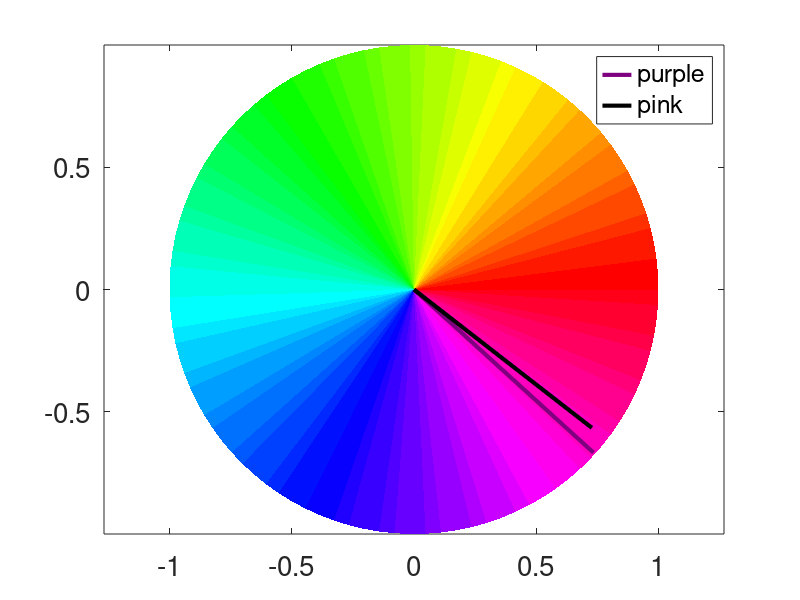

This figure's MATLAB source: (Note: this script raises an error after producing the figure.)
% Luong Nguyen
% June 12th
% create figure for the abstract. 
close all;
standard_purple_rgb = [128,1,128];
%standard_purple_rgb = [64,1,128];
standard_pink_rgb = [255,20,147];
% purp_pink_image = zeros(100,200,3);
% purp_pink_image(:,1:100,1) = standard_purple_rgb(1);
% purp_pink_image(:,1:100,2) = standard_purple_rgb(2);
% purp_pink_image(:,1:100,3) = standard_purple_rgb(3);
% purp_pink_image(:,101:end,1) = standard_pink_rgb(1);
% purp_pink_image(:,101:end,2) = standard_pink_rgb(2);
% purp_pink_image(:,101:end,3) = standard_pink_rgb(3);
% purp_pink_image =uint8(purp_pink_image);
% imwrite(purp_pink_image,'purp_pink_image.tif')
% I = imread('purp_pink_image.tif'); imshow(I,[]);

standard_purple_hsv = rgb2hsv(standard_purple_rgb);
standard_pink_hsv = rgb2hsv(standard_pink_rgb);
[x_purple, y_purple] = pol2cart(standard_purple_hsv(1) - pi/2,standard_purple_hsv(2));
[x_pink, y_pink] = pol2cart(standard_pink_hsv(1)- pi/2,standard_pink_hsv(2));
r = linspace(0,1,10);
theta = linspace(0, 2*pi, 100);
[rg, thg] = meshgrid(r,theta);
[x,y] = pol2cart(thg,rg);

%%
h = figure; %subplot(1,1,1);
h0 = pcolor(x,y,thg);
colormap(hsv);
hold on
h1 = plot([0 x_purple],[0 y_purple],'-', 'LineWidth',3,'Color',standard_purple_rgb./255);
h2 = plot([0 x_pink],[0 y_pink],'-', 'LineWidth',3,'Color','k'); %standard_pink_rgb./255);
legend([h1, h2],'purple', 'pink')
set(gca,'FontSize',20);
shading flat;
axis equal;

%%
% new color space
workdir = '/Users/lun5/Research/color_deconvolution'; 
resultdir = fullfile(workdir, 'results',datestr(now,'yymmdd'));

if ~exist(resultdir,'dir')
    mkdir(resultdir);
end

training1 = load([workdir filesep 'training_pink_purple.mat'],'training_data');
training2 = load([workdir filesep 'results' filesep '140428' filesep  'training_pink_purple.mat'],'training_data');
training3 = load([workdir filesep 'results' filesep '140507' filesep  'training_pink_purple.mat'],'training_data');
%training_data = [training1.training_data training2.training_data];
training_data = training3.training_data(:,1:4000);
[U,D,V] = svd(training_data,0);
rotation_matrix = [-U(:,1) U(:,2:3)]'; % this is correct one
% plot the sic coordinates
options = struct('Normalize','on');
mu_s = 4; sigma_s = 2;
[training_oppCol,~] = rgb2oppCol(training_data,mu_s, sigma_s, rotation_matrix, options); 
standard_purple_oppCol = rgb2oppCol(standard_purple_rgb', mu_s, sigma_s, rotation_matrix, options);
standard_pink_oppCol = rgb2oppCol(standard_pink_rgb', mu_s, sigma_s, rotation_matrix, options);
% scatter plot of training data
%subplot(1,2,2);
h3 =figure; 
scatter(training_oppCol(1,:),training_oppCol(2,:),20,training_data'./255,'filled');
hold on
%xlabel('s1','FontSize',15);ylabel('s2','FontSize',15);
%line([-1 1],[0 0],'Color','k')
%line([0 0],[-1 1],'Color','k')
h4 = plot([0 standard_purple_oppCol(1)],[0 standard_purple_oppCol(2)],'-', 'LineWidth',3,'Color',standard_purple_rgb./255);
h5 = plot([0 standard_pink_oppCol(1)],[0 standard_pink_oppCol(2)],'-', 'LineWidth',3,'Color','k'); %standard_pink_rgb./255);
legend([h4, h5],'purple', 'pink');
hold off
title('Color opponency 2D representation','FontSize',15);
axis([-1 1 -1 1])
set(gca,'FontSize',20); 
axis equal
%grid on
%print(h3,'-dtiff', [resultdir filesep 'trainingCOspace' datestr(now,'hhMM') '.tiff']);
% I think I need to get better training data then I can separate them
% better


